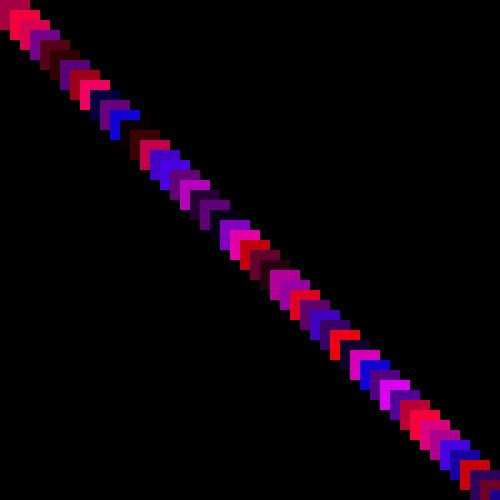
Frame 1 (no input)
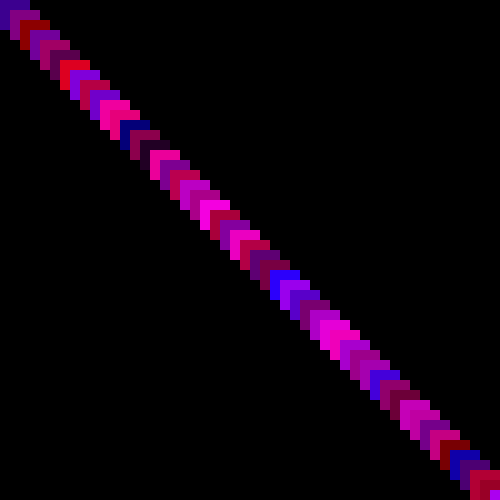
Frame 60 (the mouse pressed at the canvas centre just before this capture)
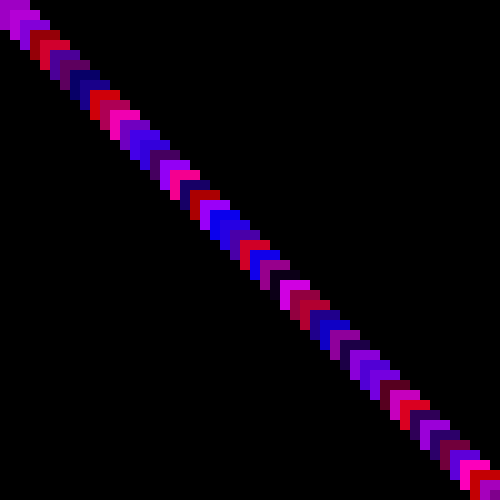
Frame 120 (the mouse held since frame 60 and released just before this capture)

The Processing sketch that drew these frames (run headless with seeded random() and noise(); from frame 60 on, the mouse is pressed at the canvas centre):

// Processing sketch: processing_156882
// ── processing_156882.pde

void setup(){
  size(500,500);
noStroke();
background(0);

}

void draw(){


for (int x=0;x<width;x+=0) 
for (int y=0;y<height;y+=0){
  fill(int(random(255)), int(random(0)), int(random(255))); 
  rect(x,y,30,30);
  x+= 10;
  y+= 10;}

}
  
